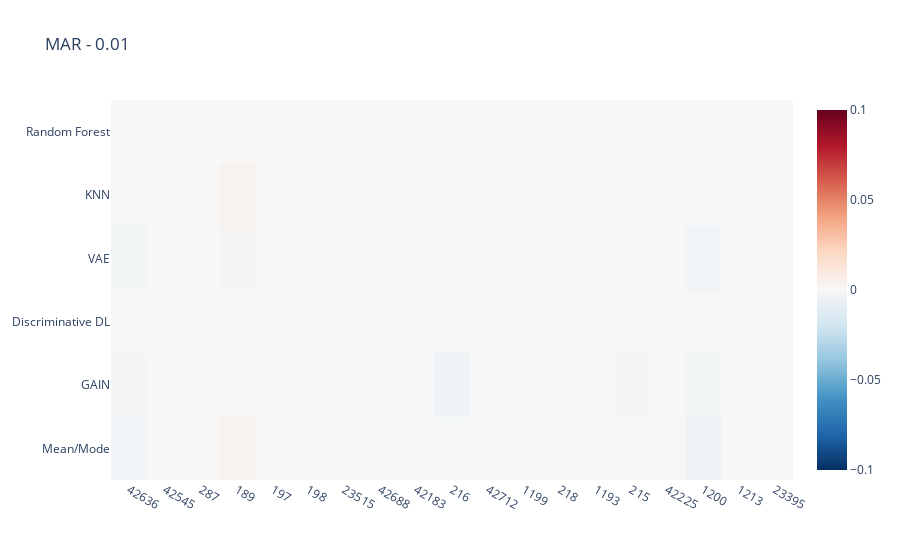
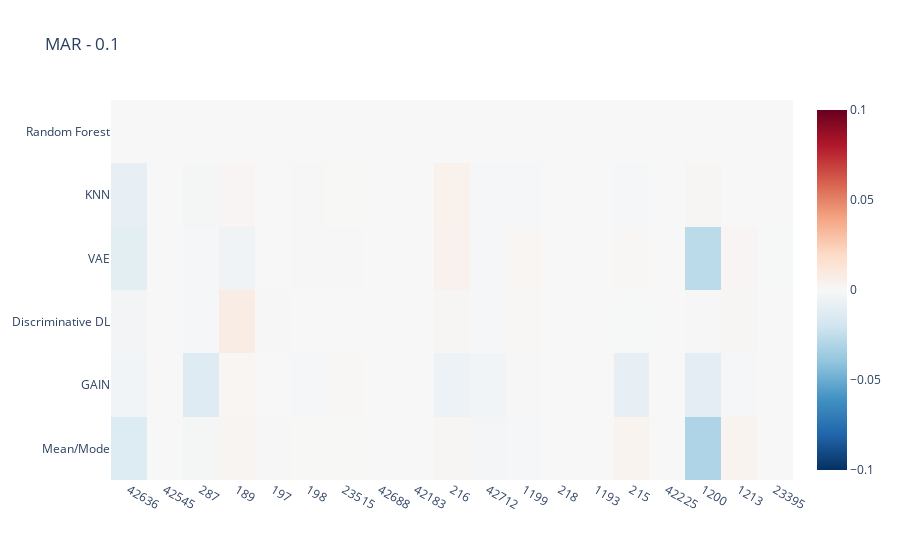
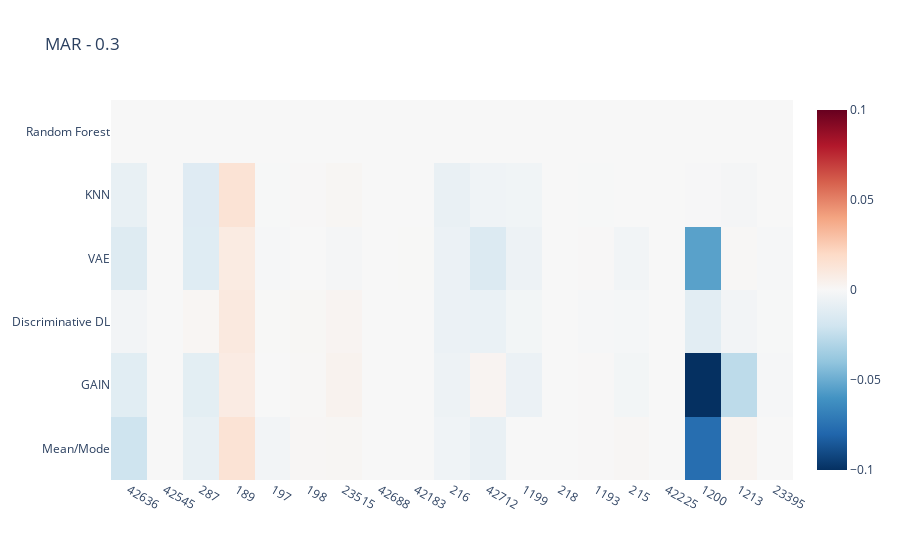
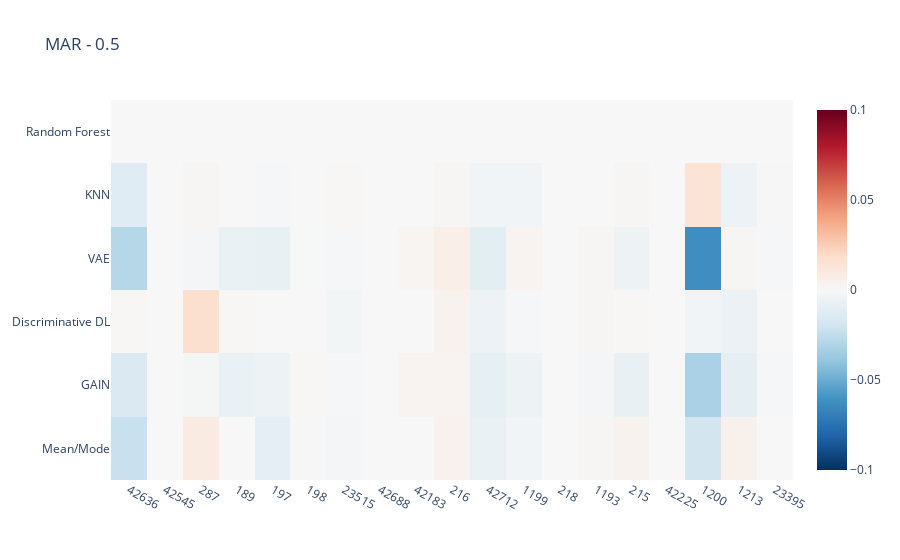

Source (notebook cell) for these figures, in order:
### Code cell
# Heatmap for RMSE differences in Percentage for each data constellation for each method relative to average best imputation method

heatmap_data_difference = heatmap_data_difference.astype({"Task":"string"})
data_constellations = ['MAR - 0.01', 'MAR - 0.1', 'MAR - 0.3', 'MAR - 0.5', 'MCAR - 0.01', 'MCAR - 0.1', 'MCAR - 0.3', 'MCAR - 0.5', 'MNAR - 0.01', 'MNAR - 0.1', 'MNAR - 0.3', 'MNAR - 0.5']
for i in data_constellations:
    data_constel = heatmap_data_difference.loc[df_heat['Data_Constellation'] == i]

    ### uncomment whatever you want to investigate

    ## sort by amount datapoints (ascending)
    data_constel = data_constel.sort_values(by=['NumberOfInstances'])

    ## sort by amount of features (ascending)
    #data_constel = data_constel.sort_values(by=['NumberOfFeatures'])

    ## sort by amount of datapoints and features (ascending)
    #data_constel = data_constel.sort_values(by=['NumberOfInstances', 'NumberOfFeatures'])

    ## sort by amount of categorical features and datapoints (ascending)
    #data_constel = data_constel.sort_values(by=['NumberOfCategoricalFeatures', 'NumberOfInstances'])

    ## sort by amount of numerical features and datapoints (ascending)
    #data_constel = data_constel.sort_values(by=['NumberOfNumericFeatures', 'NumberOfInstances'])
    
    Dataset_number = data_constel["Task"]
    Imputation_Method = data_constel["Imputation_Method"]
    Improvement = data_constel["Performance Difference to Average Best in Percent"]
    

    trace = go.Heatmap(
                   z=Improvement,
                   x=Dataset_number,
                   y=Imputation_Method,
                   type = 'heatmap',
                    autocolorscale= False,
                    colorscale = 'RdBu_r',
                    zmid=0,
                    zmin=(-0.1),
                    zmax=0.1,
                    )
    data = [trace]
    fig = go.Figure(data=data)
    fig.update_layout(
        title=i,
        xaxis_nticks=36)
    fig.show()
    fig.write_image("regression_subset_heatmap_f1_score_improvement_to_avbest%s.pdf" %i)

### Figure 1 — Plotly figure (JSON) as saved in the notebook; plotly's stock layout.template omitted (floating-point values rounded to 4 significant figures)
{"data": [{"autocolorscale": false, "colorscale": [[0, "rgb(5,48,97)"], [0.1, "rgb(33,102,172)"], [0.2, "rgb(67,147,195)"], [0.3, "rgb(146,197,222)"], [0.4, "rgb(209,229,240)"], [0.5, "rgb(247,247,247)"], [0.6, "rgb(253,219,199)"], [0.7, "rgb(244,165,130)"], [0.8, "rgb(214,96,77)"], [0.9, "rgb(178,24,43)"], [1, "rgb(103,0,31)"]], "type": "heatmap", "x": ["42636", "42636", "42636", "42636", "42636", "42636", "42545", "42545", "42545", "42545", "42545", "42545", "287", "287", "287", "287", "287", "287", "189", "197", "189", "189", "189", "189", "189", "197", "197", "197", "197", "197", "198", "198", "198", "198", "198", "198", "23515", "23515", "23515", "23515", "23515", "23515", "42688", "42688", "42688", "42688", "42688", "42688", "42183", "42183", "42183", "42183", "42183", "42183", "216", "216", "216", "216", "216", "216", "42712", "42712", "42712", "42712", "42712", "42712", "1199", "1199", "1199", "1199", "1199", "1199", "218", "218", "218", "218", "218", "218", "1193", "1193", "1193", "1193", "1193", "1193", "215", "215", "215", "215", "215", "215", "42225", "42225", "42225", "42225", "42225", "42225", "1200", "1200", "1200", "1200", "1200", "1200", "1213", "1213", "1213", "1213", "1213", "1213", "23395", "23395", "23395", "23395", "23395", "23395"], "y": ["Mean/Mode", "GAIN", "Discriminative DL", "VAE", "KNN", "Random Forest", "KNN", "Mean/Mode", "VAE", "GAIN", "Random Forest", "Discriminative DL", "VAE", "GAIN", "Random Forest", "KNN", "Discriminative DL", "Mean/Mode", "Random Forest", "VAE", "KNN", "Mean/Mode", "VAE", "GAIN", "Discriminative DL", "Random Forest", "KNN", "Discriminative DL", "GAIN", "Mean/Mode", "Discriminative DL", "Random Forest", "KNN", "Mean/Mode", "VAE", "GAIN", "Discriminative DL", "GAIN", "Mean/Mode", "VAE", "Random Forest", "KNN", "KNN", "Random Forest", "Discriminative DL", "GAIN", "Mean/Mode", "VAE", "Mean/Mode", "Random Forest", "KNN", "VAE", "GAIN", "Discriminative DL", "GAIN", "VAE", "Random Forest", "KNN", "Discriminative DL", "Mean/Mode", "Random Forest", "KNN", "Mean/Mode", "VAE", "Discriminative DL", "GAIN", "Random Forest", "KNN", "Mean/Mode", "VAE", "GAIN", "Discriminative DL", "Random Forest", "KNN", "Mean/Mode", "VAE", "GAIN", "Discriminative DL", "KNN", "VAE", "Mean/Mode", "GAIN", "Random Forest", "Discriminative DL", "Discriminative DL", "GAIN", "VAE", "Mean/Mode", "KNN", "Random Forest", "Random Forest", "KNN", "Mean/Mode", "VAE", "GAIN", "Discriminative DL", "Mean/Mode", "Random Forest", "KNN", "VAE", "GAIN", "Discriminative DL", "GAIN", "Mean/Mode", "VAE", "Random Forest", "KNN", "Discriminative DL", "Discriminative DL", "GAIN", "VAE", "Mean/Mode", "KNN", "Random Forest"], "z": [-0.003026, -0.001777, -0.0007448, -0.00267, -0.00139, 0, 1.162e-09, 8.675e-09, -4.221e-07, -3.914e-08, 0, -1.625e-07, 0.0001062, 0.0001039, 0, -6.381e-05, 5.698e-05, 1.536e-06, 0, -2.879e-05, 0.003392, 0.003597, 0.001218, 0.0002796, 0.0009866, 0, -3.676e-05, -1.039e-05, -4.696e-05, 4.528e-06, -4.106e-05, 0, -7.205e-05, -3.948e-05, -2.552e-06, -0.0001997, 1.296e-05, 4.423e-05, 8.243e-05, 8.329e-05, 0, 1.619e-05, 9.662e-10, 0, 7.877e-11, -1.484e-09, -2.155e-09, 6.756e-09, -9.116e-05, 0, -3.919e-05, -4.944e-05, 2.478e-06, -5.192e-05, -0.004566, 0.0003218, 0, -0.0009049, -0.0004417, -0.0004686, 0, 5.894e-06, -5.605e-05, -9.794e-05, -0.0002498, 0.0002584, 0, 6.852e-06, -5.415e-05, 0.0003344, 1.796e-06, 0.0008579, 0, 2.107e-10, 2.159e-10, -2.163e-10, -1.498e-10, 1.14e-10, -2.56e-05, 1.228e-05, -1.59e-05, -1.03e-05, 0, -4.49e-06, -6.835e-05, -0.001512, -3.946e-05, 0.0004606, 0.0004467, 0, 0, 5.055e-09, -1.645e-08, -2.656e-08, 1.394e-09, 2.802e-10, -0.003904, 0, 0.0001449, -0.003415, -0.002703, -0.00066, -0.0001252, -0.0001171, -8.025e-05, 0, 0.0002376, -0.0002598, 1.248e-05, 8.638e-05, 2.338e-06, 2.69e-05, 2.487e-05, 0], "zmax": 0.1, "zmid": 0, "zmin": -0.1}], "layout": {"title": {"text": "MAR - 0.01"}, "xaxis": {"nticks": 36}}}

### Figure 2 — Plotly figure (JSON) as saved in the notebook; plotly's stock layout.template omitted (floating-point values rounded to 4 significant figures)
{"data": [{"autocolorscale": false, "colorscale": [[0, "rgb(5,48,97)"], [0.1, "rgb(33,102,172)"], [0.2, "rgb(67,147,195)"], [0.3, "rgb(146,197,222)"], [0.4, "rgb(209,229,240)"], [0.5, "rgb(247,247,247)"], [0.6, "rgb(253,219,199)"], [0.7, "rgb(244,165,130)"], [0.8, "rgb(214,96,77)"], [0.9, "rgb(178,24,43)"], [1, "rgb(103,0,31)"]], "type": "heatmap", "x": ["42636", "42636", "42636", "42636", "42636", "42636", "42545", "42545", "42545", "42545", "42545", "42545", "287", "287", "287", "287", "287", "287", "189", "197", "189", "189", "189", "189", "189", "197", "197", "197", "197", "197", "198", "198", "198", "198", "198", "198", "23515", "23515", "23515", "23515", "23515", "23515", "42688", "42688", "42688", "42688", "42688", "42688", "42183", "42183", "42183", "42183", "42183", "42183", "216", "216", "216", "216", "216", "216", "42712", "42712", "42712", "42712", "42712", "42712", "1199", "1199", "1199", "1199", "1199", "1199", "218", "218", "218", "218", "218", "218", "1193", "1193", "1193", "1193", "1193", "1193", "215", "215", "215", "215", "215", "215", "42225", "42225", "42225", "42225", "42225", "42225", "1200", "1200", "1200", "1200", "1200", "1200", "1213", "1213", "1213", "1213", "1213", "1213", "23395", "23395", "23395", "23395", "23395", "23395"], "y": ["Mean/Mode", "GAIN", "Discriminative DL", "VAE", "KNN", "Random Forest", "KNN", "Mean/Mode", "VAE", "GAIN", "Random Forest", "Discriminative DL", "VAE", "GAIN", "Random Forest", "KNN", "Discriminative DL", "Mean/Mode", "Random Forest", "VAE", "KNN", "Mean/Mode", "VAE", "GAIN", "Discriminative DL", "Random Forest", "KNN", "Discriminative DL", "GAIN", "Mean/Mode", "Discriminative DL", "Random Forest", "KNN", "Mean/Mode", "VAE", "GAIN", "Discriminative DL", "GAIN", "Mean/Mode", "VAE", "Random Forest", "KNN", "KNN", "Random Forest", "Discriminative DL", "GAIN", "Mean/Mode", "VAE", "Mean/Mode", "Random Forest", "KNN", "VAE", "GAIN", "Discriminative DL", "GAIN", "VAE", "Random Forest", "KNN", "Discriminative DL", "Mean/Mode", "Random Forest", "KNN", "Mean/Mode", "VAE", "Discriminative DL", "GAIN", "Random Forest", "KNN", "Mean/Mode", "VAE", "GAIN", "Discriminative DL", "Random Forest", "KNN", "Mean/Mode", "VAE", "GAIN", "Discriminative DL", "KNN", "VAE", "Mean/Mode", "GAIN", "Random Forest", "Discriminative DL", "Discriminative DL", "GAIN", "VAE", "Mean/Mode", "KNN", "Random Forest", "Random Forest", "KNN", "Mean/Mode", "VAE", "GAIN", "Discriminative DL", "Mean/Mode", "Random Forest", "KNN", "VAE", "GAIN", "Discriminative DL", "GAIN", "Mean/Mode", "VAE", "Random Forest", "KNN", "Discriminative DL", "Discriminative DL", "GAIN", "VAE", "Mean/Mode", "KNN", "Random Forest"], "z": [-0.01358, -0.003301, -0.002837, -0.0104, -0.008408, 0, 2.047e-07, -1.102e-07, -3.6e-06, -3.632e-06, 0, -6.282e-07, -0.001078, -0.0132, 0, -0.001574, -0.001078, -0.001541, 0, -0.0001824, 0.001863, 0.002407, -0.004381, 0.001763, 0.007844, 0, 0.0001463, 0.0003742, 0.0001173, -0.0005579, 4.467e-05, 0, -0.0005817, 0.0002168, 0.0006107, -0.001042, 0.000199, 0.001031, 0.0003179, 0.0004319, 0, 0.0003251, 1.438e-09, 0, -1.763e-10, 1.22e-08, -1.104e-09, -3.521e-08, 2.218e-05, 0, 6.508e-05, 0.0001512, 1.224e-05, 8.404e-05, -0.005559, 0.003993, 0, 0.004545, 0.001247, 0.001484, 0, -0.001212, -0.002278, -0.001015, -0.0008884, -0.002898, 0, -0.000855, -0.001253, 0.001706, 0.0003576, 0.001069, 0, -6.991e-09, -5.434e-09, -5.708e-09, -3.744e-09, -7.038e-09, -0.00012, 0.0001976, 0.0001159, 0.0001379, 0, 0.0001407, -0.0004705, -0.008662, 0.0009691, 0.003125, -0.001274, 0, 0, -2.228e-08, 8.69e-08, 1.13e-07, -7.363e-11, -8.652e-10, -0.03046, 0, 0.001665, -0.02686, -0.01069, 0.0005181, -0.001258, 0.003141, 0.001819, 0, 5.396e-05, 0.001098, -8.696e-05, -9.55e-05, -0.0002655, -3.104e-05, -1.128e-05, 0], "zmax": 0.1, "zmid": 0, "zmin": -0.1}], "layout": {"title": {"text": "MAR - 0.1"}, "xaxis": {"nticks": 36}}}

### Figure 3 — Plotly figure (JSON) as saved in the notebook; plotly's stock layout.template omitted (floating-point values rounded to 4 significant figures)
{"data": [{"autocolorscale": false, "colorscale": [[0, "rgb(5,48,97)"], [0.1, "rgb(33,102,172)"], [0.2, "rgb(67,147,195)"], [0.3, "rgb(146,197,222)"], [0.4, "rgb(209,229,240)"], [0.5, "rgb(247,247,247)"], [0.6, "rgb(253,219,199)"], [0.7, "rgb(244,165,130)"], [0.8, "rgb(214,96,77)"], [0.9, "rgb(178,24,43)"], [1, "rgb(103,0,31)"]], "type": "heatmap", "x": ["42636", "42636", "42636", "42636", "42636", "42636", "42545", "42545", "42545", "42545", "42545", "42545", "287", "287", "287", "287", "287", "287", "189", "197", "189", "189", "189", "189", "189", "197", "197", "197", "197", "197", "198", "198", "198", "198", "198", "198", "23515", "23515", "23515", "23515", "23515", "23515", "42688", "42688", "42688", "42688", "42688", "42688", "42183", "42183", "42183", "42183", "42183", "42183", "216", "216", "216", "216", "216", "216", "42712", "42712", "42712", "42712", "42712", "42712", "1199", "1199", "1199", "1199", "1199", "1199", "218", "218", "218", "218", "218", "218", "1193", "1193", "1193", "1193", "1193", "1193", "215", "215", "215", "215", "215", "215", "42225", "42225", "42225", "42225", "42225", "42225", "1200", "1200", "1200", "1200", "1200", "1200", "1213", "1213", "1213", "1213", "1213", "1213", "23395", "23395", "23395", "23395", "23395", "23395"], "y": ["Mean/Mode", "GAIN", "Discriminative DL", "VAE", "KNN", "Random Forest", "KNN", "Mean/Mode", "VAE", "GAIN", "Random Forest", "Discriminative DL", "VAE", "GAIN", "Random Forest", "KNN", "Discriminative DL", "Mean/Mode", "Random Forest", "VAE", "KNN", "Mean/Mode", "VAE", "GAIN", "Discriminative DL", "Random Forest", "KNN", "Discriminative DL", "GAIN", "Mean/Mode", "Discriminative DL", "Random Forest", "KNN", "Mean/Mode", "VAE", "GAIN", "Discriminative DL", "GAIN", "Mean/Mode", "VAE", "Random Forest", "KNN", "KNN", "Random Forest", "Discriminative DL", "GAIN", "Mean/Mode", "VAE", "Mean/Mode", "Random Forest", "KNN", "VAE", "GAIN", "Discriminative DL", "GAIN", "VAE", "Random Forest", "KNN", "Discriminative DL", "Mean/Mode", "Random Forest", "KNN", "Mean/Mode", "VAE", "Discriminative DL", "GAIN", "Random Forest", "KNN", "Mean/Mode", "VAE", "GAIN", "Discriminative DL", "Random Forest", "KNN", "Mean/Mode", "VAE", "GAIN", "Discriminative DL", "KNN", "VAE", "Mean/Mode", "GAIN", "Random Forest", "Discriminative DL", "Discriminative DL", "GAIN", "VAE", "Mean/Mode", "KNN", "Random Forest", "Random Forest", "KNN", "Mean/Mode", "VAE", "GAIN", "Discriminative DL", "Mean/Mode", "Random Forest", "KNN", "VAE", "GAIN", "Discriminative DL", "GAIN", "Mean/Mode", "VAE", "Random Forest", "KNN", "Discriminative DL", "Discriminative DL", "GAIN", "VAE", "Mean/Mode", "KNN", "Random Forest"], "z": [-0.0206, -0.01139, -0.002889, -0.01309, -0.007711, 0, -4.574e-08, 8.409e-08, 5.213e-06, 1.956e-06, 0, 3.036e-07, -0.01247, -0.01049, 0, -0.01278, 0.001712, -0.007639, 0, -0.0008896, 0.01424, 0.01413, 0.008789, 0.008428, 0.01004, 0, -0.0004774, 0.0002473, -0.0002309, -0.0028, 0.001045, 0, 0.0004684, 0.001098, -0.0001693, 0.001015, 0.002573, 0.003579, 0.00149, -0.001781, 0, 0.001475, 2.191e-09, 0, -3.085e-09, -1.352e-08, 5.71e-10, 2.81e-08, -3.456e-05, 0, 4.934e-05, 0.0002968, 5.086e-05, 9.199e-05, -0.005319, -0.006514, 0, -0.00743, -0.006566, -0.004148, 0, -0.00397, -0.007255, -0.01401, -0.007044, 0.002653, 0, -0.003605, -0.0002294, -0.005215, -0.006474, -0.002524, 0, 1.912e-07, 1.127e-07, 2.246e-07, 2.677e-08, 1.808e-07, -0.0002853, 0.0004382, 0.0004397, 0.0004417, 0, -0.00101, -0.0014, -0.002668, -0.002966, 0.001149, 0.0001349, 0, 0, 1.009e-07, -1.059e-07, 3.883e-08, -4.796e-07, 2.533e-09, -0.07657, 0, -0.0007252, -0.05445, -0.1011, -0.01103, -0.02642, 0.003098, 0.0007809, 0, -0.001712, -0.002845, -0.0004786, -0.000884, -0.0008677, -0.0002564, -0.0001506, 0], "zmax": 0.1, "zmid": 0, "zmin": -0.1}], "layout": {"title": {"text": "MAR - 0.3"}, "xaxis": {"nticks": 36}}}

### Figure 4 — Plotly figure (JSON) as saved in the notebook; plotly's stock layout.template omitted (floating-point values rounded to 4 significant figures)
{"data": [{"autocolorscale": false, "colorscale": [[0, "rgb(5,48,97)"], [0.1, "rgb(33,102,172)"], [0.2, "rgb(67,147,195)"], [0.3, "rgb(146,197,222)"], [0.4, "rgb(209,229,240)"], [0.5, "rgb(247,247,247)"], [0.6, "rgb(253,219,199)"], [0.7, "rgb(244,165,130)"], [0.8, "rgb(214,96,77)"], [0.9, "rgb(178,24,43)"], [1, "rgb(103,0,31)"]], "type": "heatmap", "x": ["42636", "42636", "42636", "42636", "42636", "42636", "42545", "42545", "42545", "42545", "42545", "42545", "287", "287", "287", "287", "287", "287", "189", "197", "189", "189", "189", "189", "189", "197", "197", "197", "197", "197", "198", "198", "198", "198", "198", "198", "23515", "23515", "23515", "23515", "23515", "23515", "42688", "42688", "42688", "42688", "42688", "42688", "42183", "42183", "42183", "42183", "42183", "42183", "216", "216", "216", "216", "216", "216", "42712", "42712", "42712", "42712", "42712", "42712", "1199", "1199", "1199", "1199", "1199", "1199", "218", "218", "218", "218", "218", "218", "1193", "1193", "1193", "1193", "1193", "1193", "215", "215", "215", "215", "215", "215", "42225", "42225", "42225", "42225", "42225", "42225", "1200", "1200", "1200", "1200", "1200", "1200", "1213", "1213", "1213", "1213", "1213", "1213", "23395", "23395", "23395", "23395", "23395", "23395"], "y": ["Mean/Mode", "GAIN", "Discriminative DL", "VAE", "KNN", "Random Forest", "KNN", "Mean/Mode", "VAE", "GAIN", "Random Forest", "Discriminative DL", "VAE", "GAIN", "Random Forest", "KNN", "Discriminative DL", "Mean/Mode", "Random Forest", "VAE", "KNN", "Mean/Mode", "VAE", "GAIN", "Discriminative DL", "Random Forest", "KNN", "Discriminative DL", "GAIN", "Mean/Mode", "Discriminative DL", "Random Forest", "KNN", "Mean/Mode", "VAE", "GAIN", "Discriminative DL", "GAIN", "Mean/Mode", "VAE", "Random Forest", "KNN", "KNN", "Random Forest", "Discriminative DL", "GAIN", "Mean/Mode", "VAE", "Mean/Mode", "Random Forest", "KNN", "VAE", "GAIN", "Discriminative DL", "GAIN", "VAE", "Random Forest", "KNN", "Discriminative DL", "Mean/Mode", "Random Forest", "KNN", "Mean/Mode", "VAE", "Discriminative DL", "GAIN", "Random Forest", "KNN", "Mean/Mode", "VAE", "GAIN", "Discriminative DL", "Random Forest", "KNN", "Mean/Mode", "VAE", "GAIN", "Discriminative DL", "KNN", "VAE", "Mean/Mode", "GAIN", "Random Forest", "Discriminative DL", "Discriminative DL", "GAIN", "VAE", "Mean/Mode", "KNN", "Random Forest", "Random Forest", "KNN", "Mean/Mode", "VAE", "GAIN", "Discriminative DL", "Mean/Mode", "Random Forest", "KNN", "VAE", "GAIN", "Discriminative DL", "GAIN", "Mean/Mode", "VAE", "Random Forest", "KNN", "Discriminative DL", "Discriminative DL", "GAIN", "VAE", "Mean/Mode", "KNN", "Random Forest"], "z": [-0.02262, -0.0145, 0.0009887, -0.02848, -0.01197, 0, -6.954e-07, -9.962e-07, 5.686e-06, 1.917e-05, 0, 4.288e-06, -0.001716, -0.001442, 0, 0.001434, 0.01678, 0.008597, 0, -0.007311, 0.0001731, -0.000106, -0.006789, -0.007047, 0.0008933, 0, -0.001047, 0.0001697, -0.005085, -0.009979, 0.0001196, 0, -0.0001172, 0.0005408, -0.0004481, 0.0006385, -0.002451, -0.001411, -0.001795, -0.0009493, 0, 0.0009307, -1.958e-08, 0, -1.511e-08, -1.162e-08, 3.573e-09, -5.949e-10, -0.0002506, 0, -0.0002015, 0.002475, 0.002743, -0.0002551, 0.002943, 0.006067, 0, 0.001279, 0.003644, 0.004219, 0, -0.003203, -0.006662, -0.01047, -0.005988, -0.008918, 0, -0.003578, -0.003517, 0.002964, -0.005063, -0.001192, 0, 1.461e-08, -2.397e-08, 1.947e-09, -7.362e-08, -4.839e-10, 0.0001982, 0.00122, 0.001388, -0.001919, 0, 0.001356, 0.0007656, -0.007804, -0.005351, 0.003564, 0.001369, 0, 0, 2.919e-07, 2.396e-09, 9.949e-08, -6.932e-07, -1.019e-07, -0.01915, 0, 0.01418, -0.06202, -0.03224, -0.003657, -0.01025, 0.00498, 0.001247, 0, -0.005732, -0.006516, 8.63e-05, -0.001162, -0.0009684, -2.773e-06, 0.0005563, 0], "zmax": 0.1, "zmid": 0, "zmin": -0.1}], "layout": {"title": {"text": "MAR - 0.5"}, "xaxis": {"nticks": 36}}}
